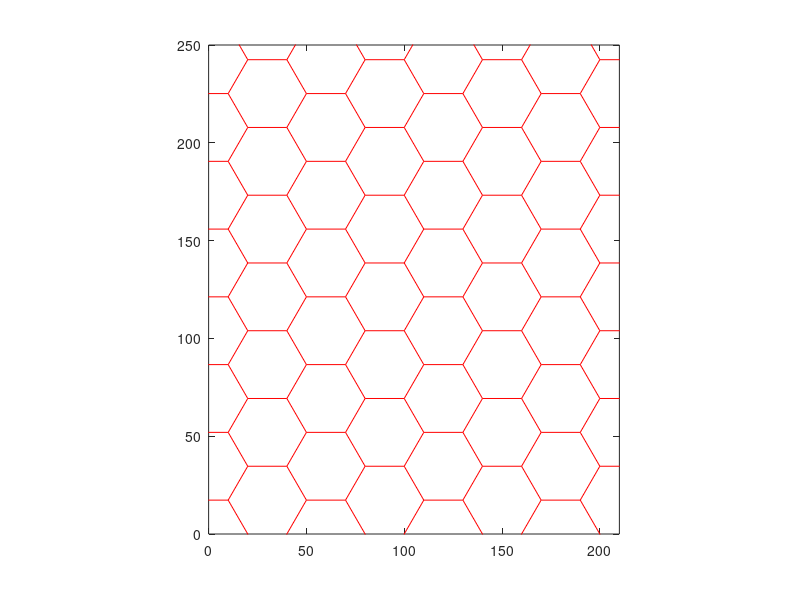

MATLAB code to generate this figure: (Note: this script raises an error after producing the figure.)
% Generated by MATLAB(R) 9.13 (R2022b) and Sensor Fusion and Tracking Toolbox 2.4 (R2022b).
% Generated on: 11-Oct-2022 12:00:26

tic

%Create hex mesh
scale = 34.641016151377531741097853660240657828156662760086052142215113918;
rad3over2 = (sqrt(3)/2);
[X, Y] = meshgrid(0:1:7);
n = size(X,1);
X = rad3over2 * X;
Y = Y + repmat([0 0.5], [n,n/2]);
%scale to make edge length = 40
X = scale*X;
Y=scale*Y;

%returns vertices of edges, each column is an edge
[XV, YV] = voronoi(X(:),Y(:));
plot(XV,YV,'r-')
axis equal
axis([0 210 0 250])
zoom on
hold on

% plot Waypoints_YawAngle line on hex
NumberofWaypoints = 5;
rng('shuffle');
waypoints = Waypoints_YawAngle(NumberofWaypoints);
%plot(waypoints(:,1), waypoints(:,2));

waypoints1 = [-waypoints(:,1)+max(waypoints(:,1)+50), waypoints(:,2),waypoints(:,3)];
%plot(waypoints1(:,1), waypoints1(:,2))

waypoints2 = [waypoints(:,1), -waypoints(:,2)+max(waypoints(:,2)+50),waypoints(:,3)];
%plot(waypoints2(:,1), waypoints2(:,2));

waypoints3 = [-waypoints(:,1)+max(waypoints(:,1)+50), -waypoints(:,2)+max(waypoints(:,2)+50),waypoints(:,3)];
plot(waypoints3(:,1), waypoints3(:,2),'b');


hold off

%Add text to hex mesh
hex_label = 0;
for i  = 1:n
    for j =1:n
        hex_label = hex_label +1;
        %inserts text on graph
        text(X(i,j),Y(i,j),int2str(hex_label),'HorizontalAlignment','center')        
    end
end

for i = 1:5
        
    clear scenario;
    clear attribute_vec;
    RunTime = 30;
    scenario = createScenario(RunTime,waypoints3,NumberofWaypoints);
    attribute_vec = zeros(RunTime*1,9);
    attackIntention = zeros(1,3);
    CellData = zeros(RunTime*1,1);
    WhileIndex = 1;
    lookup_table = [ 0 30 90 150 -150 -90 -30];
    %[P60 P120 P180 P240 P300 P360] = [30 90 -30 30 -90 -30]

    [tp, platp, detp, covp] = createPlotters();
    
    % Configure your tracker here:
    
    % Add a trackPlotter here:
    
    % Main simulation loop
    while advance(scenario) && ishghandle(tp.Parent)

      
        % generate sensor data
        [dets, configs, sensorConfigPIDs] = detect(scenario);
        
        [truePosition, meas, measCov, e, velocity] = readData(scenario, dets);
        
       
        %angle bw 2 vectors a & b is inverse cos (a dot b / mag(a) * mag(b))
        PlanePosition = truePosition(1,:);
        Tower1Pos = truePosition(2,:);
        Tower2Pos = truePosition(3,:);
        Tower3Pos = truePosition(4,:);
        index = 0;
        CellData(WhileIndex) = HexGrid(X,Y,[truePosition(1,1),truePosition(1,2)]);

        if WhileIndex ~= 1
            normTower = norm(truePosition(1,:)-truePosition(2,:));
            a = [Tower1Pos(1,2)-PlanePosition(1,2),Tower1Pos(1,1)-PlanePosition(1,1),0];
            b = [PlanePosition(1,2)-attribute_vec(WhileIndex-1,2),PlanePosition(1,1)-attribute_vec(WhileIndex-1,1),0];
            attackTheta2 = acosd((dot(a,b))/(norm(a)*norm(b)));
            attackIntention(1) = norm(velocity)*cosd(attackTheta2)/normTower;

            normTower = norm(truePosition(1,:)-truePosition(3,:));
            a = [Tower2Pos(1,2)-PlanePosition(1,2),Tower2Pos(1,1)-PlanePosition(1,1),0];
            b = [PlanePosition(1,2)-attribute_vec(WhileIndex-1,2),PlanePosition(1,1)-attribute_vec(WhileIndex-1,1),0];
            attackTheta2 = acosd((dot(a,b))/(norm(a)*norm(b)));
            attackIntention(2) = norm(velocity)*cosd(attackTheta2)/normTower;

            normTower = norm(truePosition(1,:)-truePosition(4,:));
            a = [Tower3Pos(1,2)-PlanePosition(1,2),Tower3Pos(1,1)-PlanePosition(1,1),0];
            b = [PlanePosition(1,2)-attribute_vec(WhileIndex-1,2),PlanePosition(1,1)-attribute_vec(WhileIndex-1,1),0];
            attackTheta2 = acosd((dot(a,b))/(norm(a)*norm(b)));
            attackIntention(3) = norm(velocity)*cosd(attackTheta2)/normTower;
            
            if CellData(WhileIndex) - CellData(WhileIndex -1) ~= 0
                first_pt = zeros(1,2);%hex centre of origin hex
                second_pt = zeros(1,2);%hex centre of new hex

                pointer = 1;
                for m  = 1:n
                    for j =1:n
                        if pointer == CellData(WhileIndex)
                            second_pt = [X(m,j),Y(m,j)];
                        end
                        pointer= pointer +1;
                       
                    end
                end
                
                pointer = 1;
                for m  = 1:n
                    for j =1:n
                        if pointer == CellData(WhileIndex-1)
                            first_pt = [X(m,j),Y(m,j)];
                        end
                        pointer= pointer +1;        
                    end
                end
                
%                slope =  (second_pt(2)-first_pt(2))/(second_pt(1)-first_pt(1)); 
               index = atan2d((second_pt(2)-first_pt(2)),(second_pt(1)-first_pt(1)));%angle of movement to adjacent hex
               index = find(lookup_table==index);
%               
               attribute_vec(WhileIndex-1,1) = index;
            end
        
        end 
        

        attribute_vec(WhileIndex,:) = [0,CellData(WhileIndex),truePosition(1,:),e(1,3),attackIntention];
        WhileIndex = WhileIndex +1;
        % update your tracker here:
        
        % update plots
%         plotPlatform(platp,truePosition);
%         plotDetection(detp,meas,measCov);
%         plotCoverage(covp,coverageConfig(scenario));
        
        % Update the trackPlotter here:
        
%         drawnow
    end
    writematrix(attribute_vec,sprintf('C:/Users/i_maa/Desktop/Thesis/Data/atrribute_vec%u.csv', i)); 
    %writematrix(eulerangles,sprintf('eulerangles_%u.csv', i)); 

end
toc

function [position, meas, measCov, eulerang,velocity] = readData(scenario,dets)
allDets = [dets{:}];

if ~isempty(allDets)
    % extract column vector of measurement positions
    meas = cat(2,allDets.Measurement)';

    % extract measurement noise
    measCov = cat(3,allDets.MeasurementNoise);
else
    meas = zeros(0,3);
    measCov = zeros(3,3,0);
end

truePoses = platformPoses(scenario);
position = vertcat(truePoses(:).Position);
velocity = truePoses(1,:).Velocity;
eulerang = eulerd(truePoses(1).Orientation, 'XYZ', 'frame');

end


function [tp, platp, detp, covp] = createPlotters
% Create plotters
tp = theaterPlot('XLim', [-19.0499952293663 73.1702865541693], 'YLim', [-63.3323407980601 28.8879409854753], 'ZLim', [-86.0323407980601 6.18794098547532]);
set(tp.Parent,'YDir','reverse', 'ZDir','reverse');
view(tp.Parent, -37.5, 30);
platp = platformPlotter(tp,'DisplayName','Platforms','MarkerFaceColor','k');
detp = detectionPlotter(tp,'DisplayName','Detections','MarkerSize',6,'MarkerFaceColor',[0.85 0.325 0.098],'MarkerEdgeColor','k','History',10000);
covp = coveragePlotter(tp,'DisplayName','Sensor Coverage');
end


function scenario = createScenario(RunTime,waypoints,NumberofWaypoints)
% Create Scenario
%NumberofWaypoints = 5;
%rng('shuffle');
%waypoints = Waypoints_YawAngle(NumberofWaypoints);
timearray = TOA(waypoints, RunTime);

scenario = trackingScenario;
scenario.StopTime = Inf;
scenario.UpdateRate = 0;


% Create platforms
Plane = platform(scenario,'ClassID',1);
Plane.Dimensions = struct( ...
    'Length', 1, ...
    'Width', 1, ...
    'Height', 1, ...
    'OriginOffset', [0 0 0]);
Plane.Signatures = {...
    rcsSignature(...
        'FluctuationModel', 'Swerling0', ...
        'Pattern', [20 20;20 20], ...
        'Azimuth', [-180 180], ...
        'Elevation', [-90;90], ...
        'Frequency', [0 1e+20])};
Plane.Trajectory = waypointTrajectory( ...
    waypoints, ...
    timearray, ...
    'ClimbRate', zeros(1,NumberofWaypoints), ...
    'AutoPitch', true, ...
    'AutoBank', true);

Tower = platform(scenario,'ClassID',3);
Tower.Dimensions = struct( ...
    'Length', 10, ...
    'Width', 10, ...
    'Height', 60, ...
    'OriginOffset', [0 0 30]);
Tower.Trajectory.Position = [140, 70,0];

Tower = platform(scenario,'ClassID',4);
Tower.Dimensions = struct( ...
    'Length', 10, ...
    'Width', 10, ...
    'Height', 60, ...
    'OriginOffset', [0 0 30]);
Tower.Trajectory.Position = [110, 120,0];   

Tower = platform(scenario,'ClassID',5);
Tower.Dimensions = struct( ...
    'Length', 10, ...
    'Width', 10, ...
    'Height', 60, ...
    'OriginOffset', [0 0 30]);
Tower.Trajectory.Position = [140, 90,0];

% Create sensors
Rotator = fusionRadarSensor('SensorIndex', 1, ...
    'UpdateRate', 1, ...
    'MountingLocation', [0 -0.06 0], ...
    'FieldOfView', [1 10], ...
    'HasINS', true, ...
    'DetectionCoordinates', 'Scenario');


% Assign sensors to platforms
Plane.Sensors = Rotator;
end
